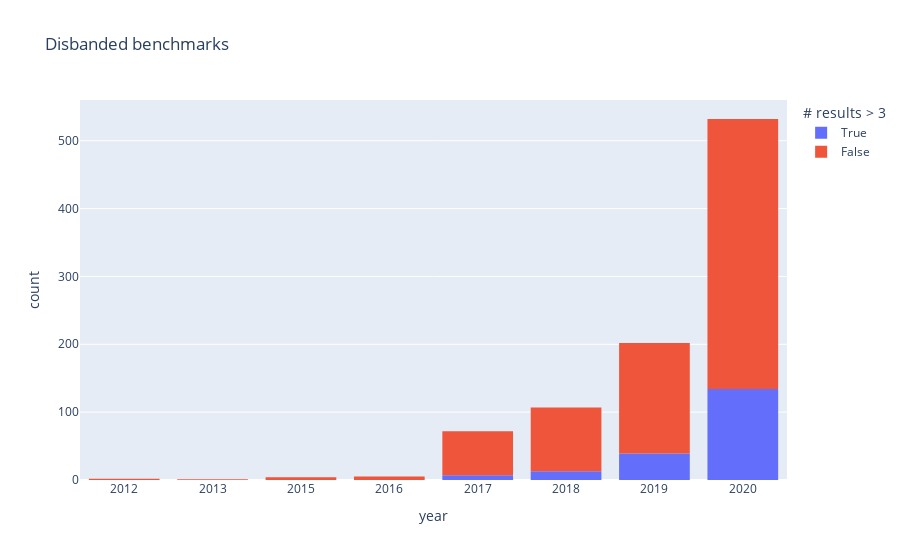
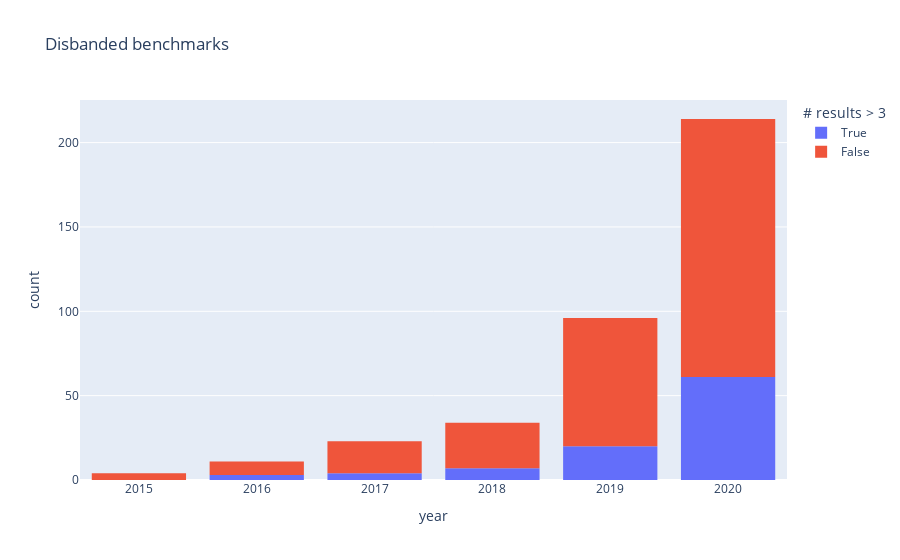

These figures' notebook cell, in order:
### Markdown cell above
## Disbanded benchmarks

Below chart depicts the number of disbanded benchmarks every year (Different metrics of a benchmark are aggregated, meaning the year a benchmark is reported as disbanded is the year **after** **any** metric is last reported)

Important **year after**

\# results > 3: benchmark has at least 3 reported results in at least one metric; examples: 
+ True if 4 results in accuracy, only 1 in recall
+ False if 2 results in accuracy, 2 in recall

### Code cell
#@title Disbanded benchmarks
disbanded = all.copy(deep = True)

disbanded["# results > 3"] = True
idxe = all.groupby(["top_level_class_label", "task_label", "dataset_label", "metric_label"]).filter(lambda x: len(x) <= 3).index
disbanded.loc[list(idxe),"# results > 3"] = False

disbanded = disbanded.groupby(["top_level_class", "top_level_class_label", "task_label", "dataset_label", "year"])["# results > 3"].any().reset_index()

disbanded = disbanded.groupby(["top_level_class", "top_level_class_label", "task_label", "dataset_label", "# results > 3"])['year'].max().reset_index()
disbanded["year"] = disbanded["year"] + 1

disbanded = disbanded[disbanded["year"] < YEAR_NOW]

for _, grp in disbanded.groupby(["top_level_class"]):   
    print(grp.iloc[0]['top_level_class_label'])
    # group = pd.read_csv(f"trajectory_grouping_{grp.iloc[0]['top_level_class'].replace('https://identifiers.org/ito:', '')}.csv")
    grp["year"] = grp["year"].astype(str)
    grp = grp.sort_values(by="# results > 3", ascending=False)
    fig = px.histogram(grp, x="year", title='Disbanded benchmarks', color="# results > 3").update_xaxes(categoryorder='category ascending')
    fig.show()

### Figure 1 — Plotly figure (JSON) as saved in the notebook; plotly's stock layout.template omitted (floating-point values rounded to 4 significant figures; data arrays with more than 128 entries replaced by an {"elided": "..."} marker saying what was removed)
{"data": [{"alignmentgroup": "True", "bingroup": "x", "hovertemplate": "# results > 3=True<br>year=%{x}<br>count=%{y}<extra></extra>", "legendgroup": "True", "marker": {"color": "#636efa", "pattern": {"shape": ""}}, "name": "True", "offsetgroup": "True", "orientation": "v", "showlegend": true, "type": "histogram", "x": {"elided": "193 str values"}, "xaxis": "x", "yaxis": "y"}, {"alignmentgroup": "True", "bingroup": "x", "hovertemplate": "# results > 3=False<br>year=%{x}<br>count=%{y}<extra></extra>", "legendgroup": "False", "marker": {"color": "#EF553B", "pattern": {"shape": ""}}, "name": "False", "offsetgroup": "False", "orientation": "v", "showlegend": true, "type": "histogram", "x": {"elided": "732 str values"}, "xaxis": "x", "yaxis": "y"}], "layout": {"barmode": "relative", "legend": {"title": {"text": "# results > 3"}, "tracegroupgap": 0}, "title": {"text": "Disbanded benchmarks"}, "xaxis": {"anchor": "y", "categoryorder": "category ascending", "domain": [0, 1], "title": {"text": "year"}}, "yaxis": {"anchor": "x", "domain": [0, 1], "title": {"text": "count"}}}}

### Figure 2 — Plotly figure (JSON) as saved in the notebook; plotly's stock layout.template omitted (floating-point values rounded to 4 significant figures; data arrays with more than 128 entries replaced by an {"elided": "..."} marker saying what was removed)
{"data": [{"alignmentgroup": "True", "bingroup": "x", "hovertemplate": "# results > 3=True<br>year=%{x}<br>count=%{y}<extra></extra>", "legendgroup": "True", "marker": {"color": "#636efa", "pattern": {"shape": ""}}, "name": "True", "offsetgroup": "True", "orientation": "v", "showlegend": true, "type": "histogram", "x": ["2020", "2020", "2020", "2020", "2018", "2018", "2020", "2020", "2020", "2016", "2020", "2020", "2018", "2020", "2020", "2019", "2017", "2020", "2020", "2019", "2020", "2019", "2019", "2019", "2019", "2019", "2019", "2020", "2020", "2020", "2019", "2020", "2018", "2019", "2019", "2019", "2020", "2019", "2020", "2020", "2018", "2016", "2017", "2017", "2019", "2019", "2017", "2018", "2020", "2020", "2020", "2020", "2020", "2020", "2020", "2020", "2020", "2020", "2019", "2020", "2020", "2018", "2020", "2019", "2019", "2020", "2020", "2020", "2020", "2020", "2016", "2020", "2020", "2020", "2020", "2020", "2020", "2020", "2019", "2020", "2020", "2020", "2020", "2020", "2020", "2020", "2020", "2020", "2019", "2020", "2020", "2020", "2020", "2020", "2020"], "xaxis": "x", "yaxis": "y"}, {"alignmentgroup": "True", "bingroup": "x", "hovertemplate": "# results > 3=False<br>year=%{x}<br>count=%{y}<extra></extra>", "legendgroup": "False", "marker": {"color": "#EF553B", "pattern": {"shape": ""}}, "name": "False", "offsetgroup": "False", "orientation": "v", "showlegend": true, "type": "histogram", "x": {"elided": "287 str values"}, "xaxis": "x", "yaxis": "y"}], "layout": {"barmode": "relative", "legend": {"title": {"text": "# results > 3"}, "tracegroupgap": 0}, "title": {"text": "Disbanded benchmarks"}, "xaxis": {"anchor": "y", "categoryorder": "category ascending", "domain": [0, 1], "title": {"text": "year"}}, "yaxis": {"anchor": "x", "domain": [0, 1], "title": {"text": "count"}}}}
